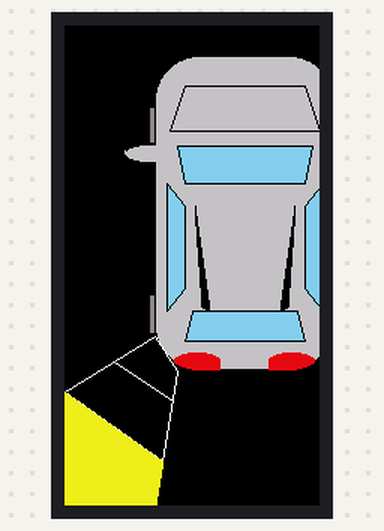
Bench run of a sketch on a simulated ESP32. Shown: 170×320 colour display.

Above: at 0.3 s.
At 2.1 s:
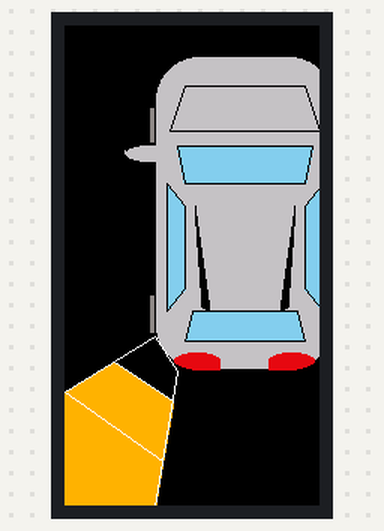
At 4.1 s:
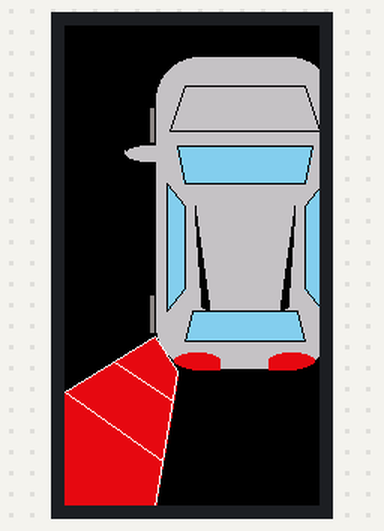

Measured:
- what the display in image 1 shows lasts 2.0 s, from 2.0 s to 4.0 s

The sketch:

simulacion_animacion_conos.ino
```cpp
#include <TFT_eSPI.h>
#include <SPI.h>

#define TFT_LIGHTGRAY 0x8C30
#define TFT_GRAY 0x4A69
#define TFT_DARKRED 0x7041
#define TFT_GREEN2 0x1ECA
#define TFT_YELLOW2 0xEF63
#define TFT_RED2 0xE042
#define TFT_WHITE 0xFFFF
#define TFT_ORANGE 0xFD80


int estadoMaquina;

unsigned long milisActuales;
unsigned long milisPrevios;

TFT_eSPI tft = TFT_eSPI ();

void setup() {

  tft.init(); //Funcion de inicializacion de la pantalla
  tft.setRotation(2); //Seteo de la orientación vertical de la pantalla
  tft.fillScreen(TFT_BLACK); //Seteo color del fondo

  printeoAuto();
  animacionLinea();


}

void loop() {

  milisActuales = millis();


  switch (estadoMaquina) {

    case 0:

      estadoAmarillo();

      if ((milisActuales - milisPrevios) > 2000) {
        estadoNaranja();
        animacionLinea();
        milisPrevios = milisActuales;
        estadoMaquina = 1;

      }

      break;

    case 1:


      if ((milisActuales - milisPrevios) > 2000) {
        estadoRojo();
        animacionLinea();
        milisPrevios = milisActuales;
        estadoMaquina = 2;

      }

      break;

    case 2:


      if ((milisActuales - milisPrevios) > 2000) {
        animacionLinea();
        milisPrevios = milisActuales;

      }

      break;


  }
}


void animacionLinea() {

  tft.drawLine(60, 207, 75, 230, TFT_WHITE); //linea superior cono izquierda
  tft.drawLine(60, 207, 0, 244, TFT_WHITE); //diagonal izquierda
  tft.drawLine(75, 230, 60, 320, TFT_WHITE); //diagonal derecha

  tft.drawLine(33, 224, 72, 250, TFT_WHITE); //divisor rojo naranja

  tft.drawLine(0, 244, 65, 290, TFT_WHITE); //divisor rojo naranja


}

void estadoRojo() {

  tft.fillTriangle(60, 207, 75, 230, 33, 224, TFT_RED2);//Rojo der
  tft.fillTriangle(72, 250, 75, 230, 33, 224, TFT_RED2);

  tft.fillTriangle(0, 244, 72, 250, 33, 224, TFT_RED2);
  tft.fillTriangle(0, 244, 72, 250, 65, 290, TFT_RED2);

  tft.fillTriangle(0, 244, 0, 320, 65, 290, TFT_RED2);
  tft.fillTriangle(60, 320, 0, 320, 65, 290, TFT_RED2);

}

void estadoNaranja() {

  tft.fillTriangle(0, 244, 72, 250, 33, 224, TFT_ORANGE);
  tft.fillTriangle(0, 244, 72, 250, 65, 290, TFT_ORANGE);

  tft.fillTriangle(0, 244, 0, 320, 65, 290, TFT_ORANGE);
  tft.fillTriangle(60, 320, 0, 320, 65, 290, TFT_ORANGE);

}

void estadoAmarillo() {

  tft.fillTriangle(0, 244, 0, 320, 65, 290, TFT_YELLOW2);
  tft.fillTriangle(60, 320, 0, 320, 65, 290, TFT_YELLOW2);

}

void printeoAuto() {

  tft.fillScreen(TFT_BLACK);

  tft.fillRoundRect(60, 20, 120, 210, 30, TFT_SILVER); //Silueta del auto
  tft.drawRoundRect(60, 20, 120, 210, 30, TFT_BLACK);

  tft.drawLine(80, 40, 160, 40, TFT_BLACK); //Línea horizontal superior del CAPÓ
  tft.drawLine(70, 70, 170, 70, TFT_BLACK); //Línea horizontal inferior
  tft.drawLine(80, 40, 70, 70, TFT_BLACK); //Diagonal izquierda
  tft.drawLine(160, 40, 170, 70, TFT_BLACK); //Diagonal derecha

  tft.fillTriangle(75, 80, 165, 80, 80, 105, TFT_SKYBLUE);
  tft.fillTriangle(165, 80, 80, 105, 160, 105, TFT_SKYBLUE);

  tft.drawLine(75, 80, 165, 80, TFT_BLACK); //Línea horizontal superior del VIDRIO DELANTERO
  tft.drawLine(80, 105, 160, 105, TFT_BLACK); //Línea horizontal inferior
  tft.drawLine(75, 80, 80, 105, TFT_BLACK); //Diagonal izquierda
  tft.drawLine(165, 80, 160, 105, TFT_BLACK); //Diagonal derecha

  tft.fillTriangle(80, 210, 85, 190, 160, 210, TFT_SKYBLUE);
  tft.fillTriangle(85, 190, 160, 210, 155, 190, TFT_SKYBLUE);

  tft.drawLine(80, 210, 160, 210, TFT_BLACK); //Línea horizontal inferior del VIDRIO TRASERO
  tft.drawLine(85, 190, 155, 190, TFT_BLACK); //Línea horizontal superior
  tft.drawLine(80, 210, 85, 190, TFT_BLACK); //Diagonal izquierda
  tft.drawLine(160, 210, 155, 190, TFT_BLACK); //Diagonal derecha

  tft.fillTriangle(172, 105, 160, 175, 172, 190, TFT_SKYBLUE);
  tft.fillTriangle(172, 105, 160, 175, 160, 120, TFT_SKYBLUE);

  tft.drawLine(172, 105, 172, 190, TFT_BLACK); //Línea vertical externa VIDRIO DERECHO
  tft.drawLine(160, 120, 160, 175, TFT_BLACK); //Linea vertical interna
  tft.drawLine(172, 105, 160, 120, TFT_BLACK); //Diagonal superior
  tft.drawLine(172, 190, 160, 175, TFT_BLACK); //Diagonal inferior

  tft.fillTriangle(68, 105, 80, 120, 68, 190, TFT_SKYBLUE);
  tft.fillTriangle(80, 120, 68, 190, 80, 175, TFT_SKYBLUE);

  tft.drawLine(68, 105, 68, 190, TFT_BLACK); //Linea vertical externa VIDRIO IZQUIERDO
  tft.drawLine(80, 120, 80, 175, TFT_BLACK); //Linea vertical interna
  tft.drawLine(68, 105, 80, 120, TFT_BLACK); //Diagonal superior
  tft.drawLine(68, 190, 80, 175, TFT_BLACK); //Diagonal inferior

  tft.fillTriangle(87, 120, 92, 188, 97, 190, TFT_BLACK); //PORTAEQUIPAJE IZQUIERDA
  tft.fillTriangle(153, 120, 148, 188, 143, 190, TFT_BLACK); //PORTAEQUIPAJE DERECHA

  tft.fillEllipse(88, 223, 15, 5, TFT_RED2); //LUCES TRASERAS IZQUIERDA
  tft.fillTriangle(85, 229, 103, 229, 103, 223, TFT_RED2);
  tft.drawPixel(81, 228, TFT_RED2);

  tft.fillEllipse(151, 223, 15, 5, TFT_RED2); //LUCES TRASERAS DERECHA
  tft.fillTriangle(154, 229, 136, 229, 136, 223, TFT_RED2);
  tft.drawPixel(158, 228, TFT_RED2);

  tft.fillEllipse(55, 85, 14, 5, TFT_SILVER); //ESPEJO RETROVISOR IZQUIERDA
  tft.fillTriangle(40, 83, 40, 85, 70, 85, TFT_SILVER);

  tft.fillEllipse(185, 85, 14, 5, TFT_SILVER); //ESPEJO RETROVISOR DERECHA
  tft.fillTriangle(200, 80, 197, 85, 170, 85, TFT_SILVER);

  tft.fillRect(57, 55, 3, 23, TFT_LIGHTGRAY); //RUEDA delantera izquierda
  tft.fillRect(57, 180, 3, 25, TFT_LIGHTGRAY); //Rueda trasera izquierda
  tft.fillRect(180, 55, 3, 23, TFT_LIGHTGRAY); //Rueda delantera derecha
  tft.fillRect(180, 180, 3, 25, TFT_LIGHTGRAY); //Rueda trasera derecha


}
```
